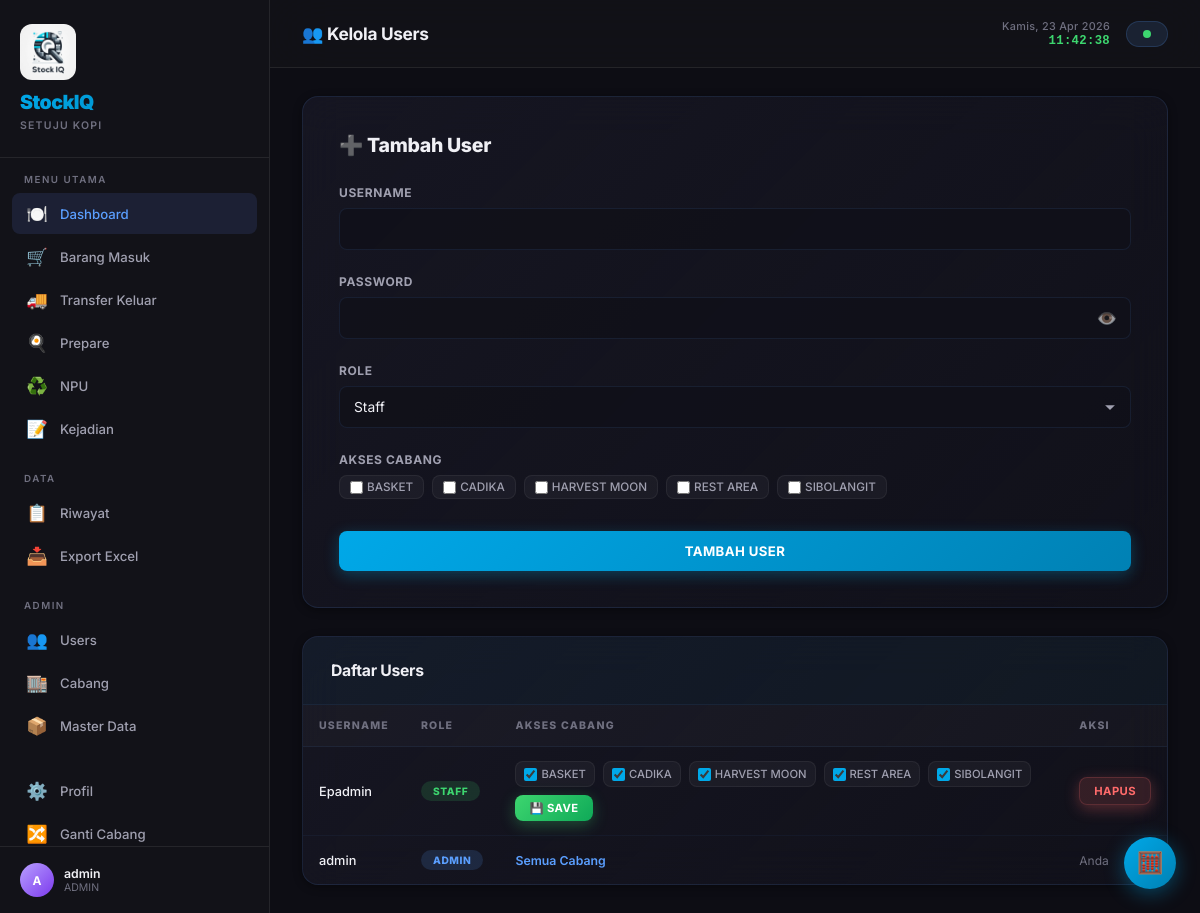
Page /admin/users (signed in) on the committed database.
### app/models.py (models this page shows)
class User(UserMixin, db.Model):
    __tablename__ = 'users'
    id = db.Column(db.Integer, primary_key=True)
    username = db.Column(db.String(80), unique=True, nullable=False)
    password_hash = db.Column(db.String(256), nullable=False)
    role = db.Column(db.String(20), nullable=False, default='staff')
    created_at = db.Column(db.DateTime, default=datetime.utcnow)
    transactions = db.relationship('Transaction', backref='user', lazy='dynamic')
    allowed_branches = db.relationship('Branch', secondary=user_branch, backref='allowed_users', lazy='dynamic')
    def is_admin(self):
        return self.role == 'admin'

class Branch(db.Model):
    __tablename__ = 'branches'
    id = db.Column(db.Integer, primary_key=True)
    name = db.Column(db.String(100), unique=True, nullable=False)
    transactions = db.relationship('Transaction', backref='branch', lazy='dynamic')

### app/routes/admin.py (the view)
@admin_bp.route('/users')
@login_required
@admin_required
def users():
    all_users = User.query.order_by(User.username).all()
    all_branches = Branch.query.order_by(Branch.name).all()
    return render_template('admin/users.html', users=all_users, branches=all_branches)

### app/routes/admin.py (called while the page is built)
def admin_required(f):
    @wraps(f)
    def decorated_function(*args, **kwargs):
        if not current_user.is_authenticated or not current_user.is_admin():
            flash('Akses ditolak. Hanya admin.', 'error')
            return redirect(url_for('dashboard.index'))
        return f(*args, **kwargs)
    return decorated_function

### app/templates/admin/users.html (shortened to what this page needs)
{% extends "dashboard.html" %}
{% block page_title %}👥 Kelola Users{% endblock %}
{% block content %}
<div class="fade-in">
  <div class="admin-grid" style="margin-bottom:28px;">
    <div class="form-card">
      <h2>➕ Tambah User</h2>
      <form method="POST" action="{{ url_for('admin.add_user') }}">
        <div class="form-group">
          <label for="username">Username</label>
          <input type="text" id="username" name="username" class="form-control" required>
        </div>
        <div class="form-group">
          <label for="password">Password</label>
          <div class="password-wrapper">
            <input type="password" id="password" name="password" class="form-control" required>
            <button type="button" class="password-toggle" id="togglePassword" title="Tampilkan password">👁️</button>
          </div>
        </div>
        <div class="form-group">
          <label for="role">Role</label>
          <select id="role" name="role" class="form-control">
            <option value="staff">Staff</option>
          </select>
        </div>
        <div class="form-group">
          <label>Akses Cabang</label>
          <div class="checkbox-grid">
            {% for b in branches %}
            <label><input type="checkbox" name="branch_ids" value="{{ b.id }}"> {{ b.name }}</label>
            {% endfor %}
          </div>
        </div>
        <button type="submit" class="btn btn-primary btn-block" id="addUserBtn">Tambah User</button>
      </form>
    </div>
  </div>
  <div class="table-wrapper">
    <div class="table-header"><h3>Daftar Users</h3></div>
    <div style="overflow-x:auto;">
      <table>
        <thead>
          <tr>
            <th>Username</th>
            <th>Role</th>
            <th>Akses Cabang</th>
            <th>Aksi</th>
          </tr>
        </thead>
        <tbody>
          {% for u in users %}
          <tr>
            <td style="font-weight:500;color:var(--text-primary);">{{ u.username }}</td>
            <td><span class="badge {% if u.role == 'admin' %}badge-masuk{% else %}badge-prepare{% endif %}">{{ u.role }}</span></td>
            <td>
              {% if u.role == 'admin' %}
              <span style="color:var(--accent-blue);font-size:0.82rem;font-weight:600;">Semua Cabang</span>
              {% else %}
              <form method="POST" action="{{ url_for('admin.update_user_branches', user_id=u.id) }}"
                    style="display:flex;align-items:center;gap:8px;flex-wrap:wrap;">
                <div class="checkbox-grid" style="margin:0;">
                  {% for b in branches %}
                  <label style="font-size:0.75rem;padding:5px 8px;">
                    <input type="checkbox" name="branch_ids" value="{{ b.id }}"
                           {% if b in u.allowed_branches.all() %}checked{% endif %}>
                    {{ b.name }}
                  </label>
                  {% endfor %}
                </div>
                <button type="submit" class="btn btn-success btn-sm" style="white-space:nowrap;">💾 Save</button>
              </form>
              {% endif %}
            </td>
            <td>
              {% if u.id != current_user.id %}
              <form method="POST" action="{{ url_for('admin.delete_user', user_id=u.id) }}" style="display:inline;"
                    onsubmit="return confirm('Hapus user {{ u.username }}?')">
                <button type="submit" class="btn btn-danger btn-sm">Hapus</button>
              </form>
              {% else %}
              <span style="color:var(--text-muted);font-size:0.8rem;">Anda</span>
              {% endif %}
            </td>
          </tr>
          {% endfor %}
        </tbody>
      </table>
    </div>
  </div>
</div>
{% endblock %}

### app/templates/dashboard.html (shortened to what this page needs)
{% extends "base.html" %}
{% block body %}
<div class="app-layout">
  <aside class="sidebar" id="sidebar">
    <div class="brand-area">
      <img src="{{ url_for('static', filename='img/logo_app.png') }}" alt="StockIQ" class="sidebar-logo">
      <h2>StockIQ</h2>
      <small>Setuju Kopi</small>
    </div>
    <nav>
      <div class="nav-section">
        <div class="nav-label">Menu Utama</div>
        <a href="{{ url_for('dashboard.index') }}" class="nav-link active">
          <span class="icon">🍽️</span> Dashboard
        </a>
        <a href="{{ url_for('barang_masuk.index') }}" class="nav-link">
          <span class="icon">🛒</span> Barang Masuk
        </a>
        <a href="{{ url_for('transfer.index') }}" class="nav-link">
          <span class="icon">🚚</span> Transfer Keluar
        </a>
        <a href="{{ url_for('prepare.index') }}" class="nav-link">
          <span class="icon">🍳</span> Prepare
        </a>
        <a href="{{ url_for('npu.index') }}" class="nav-link">
          <span class="icon">♻️</span> NPU
        </a>
        <a href="{{ url_for('kejadian.index') }}" class="nav-link">
          <span class="icon">📝</span> Kejadian
        </a>
      </div>
      <div class="nav-section">
        <div class="nav-label">Data</div>
        <a href="{{ url_for('txn.riwayat') }}" class="nav-link">
          <span class="icon">📋</span> Riwayat
        </a>
        {% if current_user.is_admin() %}
        <a href="{{ url_for('txn.export_excel') }}" class="nav-link">
          <span class="icon">📥</span> Export Excel
        </a>
        {% endif %}
      </div>
      {% if current_user.is_admin() %}
      <div class="nav-section">
        <div class="nav-label">Admin</div>
        <a href="{{ url_for('admin.users') }}" class="nav-link">
          <span class="icon">👥</span> Users
        </a>
        <a href="{{ url_for('admin.branches') }}" class="nav-link">
          <span class="icon">🏬</span> Cabang
        </a>
        <a href="{{ url_for('admin.master_data') }}" class="nav-link">
          <span class="icon">📦</span> Master Data
        </a>
      </div>
      {% endif %}
      <div class="nav-section">
        <a href="{{ url_for('admin.profile') }}" class="nav-link">
          <span class="icon">⚙️</span> Profil
        </a>
        <a href="{{ url_for('auth.select_branch') }}" class="nav-link">
          <span class="icon">🔀</span> Ganti Cabang
        </a>
      </div>
    </nav>
    <div class="sidebar-footer">
      <div class="user-info">
        <div class="avatar">{{ current_user.username[0]|upper }}</div>
        <div>
          <div class="user-name">{{ current_user.username }}</div>
          <div class="user-role">{{ current_user.role|upper }}</div>
        </div>
      </div>
    </div>
  </aside>
  <main class="main-content">
    <div class="topbar">
      <div style="display:flex;align-items:center;gap:12px;">
        <span class="page-title">{% block page_title %}🍽️ Dashboard{% endblock %}</span>
      </div>
      <div style="display:flex;align-items:center;gap:16px;">
        <div class="live-clock" id="liveClock"></div>
        <div class="branch-badge">
          <span class="dot"></span>
        </div>
      </div>
    </div>
    <div class="content-area fade-in">
      {% block content %}{% endblock %}
    </div>
  </main>
</div>
<button class="calc-toggle" id="calcToggle" title="Kalkulator">🧮</button>
{% endblock %}

### app/templates/base.html (shortened to what this page needs)
<!DOCTYPE html>
<html lang="id">
<head>
  <link rel="stylesheet" href="{{ url_for('static', filename='css/style.css') }}">
</head>
<body>
  {% block body %}{% endblock %}
</body>
</html>

### rows in the picture
User: username "A", username "admin", role "ADMIN", shows "Semua Cabang", shows "Anda"
Branch: name "BASKET"
Branch: name "CADIKA"
Branch: name "HARVEST MOON"
Branch: name "REST AREA"
Branch: name "SIBOLANGIT"
User: username "Epadmin", role "STAFF"
